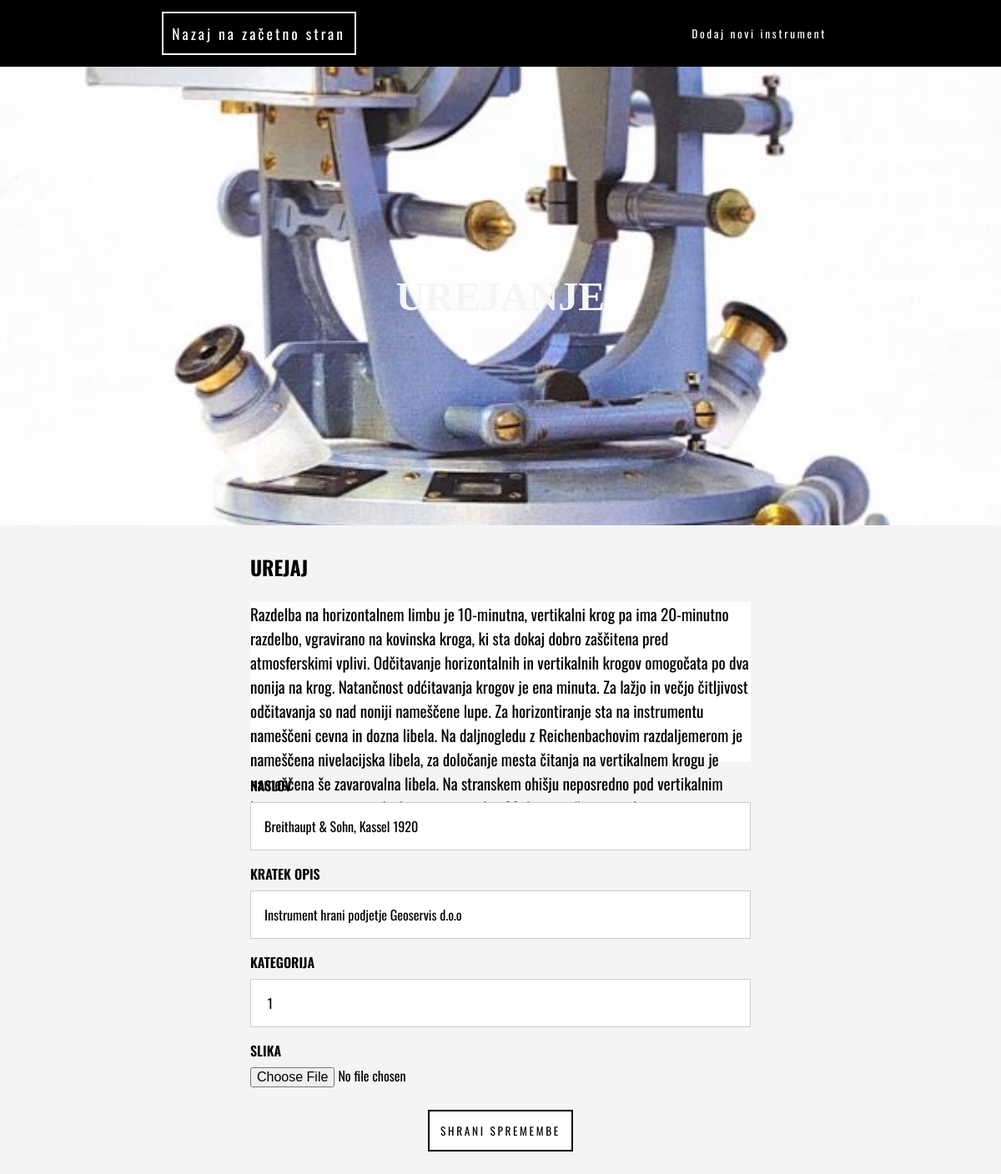
/Aplikacija/editArticle.php?id=6, run on the app's committed database.
### tables this page shows
CREATE TABLE `muzej` (
  `id` int(11) NOT NULL,
  `cover_photo` varchar(255) NOT NULL,
  `title` varchar(255) NOT NULL,
  `short_description` varchar(255) NOT NULL,
  `content` longtext NOT NULL,
  `created_at` timestamp NOT NULL DEFAULT current_timestamp(),
  `deleted` tinyint(1) NOT NULL DEFAULT 0,
  `category` int(11) NOT NULL,
  `main_category` int(11) DEFAULT NULL,
  `year` int(11) NOT NULL
);

### Aplikacija/editArticle.php (the view, shortened to what this page needs)
<nav>
    <h1><a href="./index.php">Nazaj na začetno stran</a></h1>
    <button onClick="window.open('./newArticle.php', '_self')">Dodaj novi instrument</button>
</nav>
<?php
    $dbo = new PDO('mysql:host=localhost;dbname=konacno;charset=utf8', 'root', '');
    $instrument = $dbo->prepare("
        SELECT *
        FROM muzej
        WHERE id = :article_id
    ");
    $instrument->execute([ 'article_id' => $_GET['id'] ]);
    $instrument = $instrument->fetch(PDO::FETCH_ASSOC);
    $imeslike = $instrument['cover_photo'];
    $heading = "Urejanje";
    include './includes/header.php';
    include './includes/jumbotron.php';
    $vsiinstrumenti = $dbo->prepare("
        SELECT *
        FROM muzej
        WHERE id = :id
    ");
    $vsiinstrumenti->execute([
        'id' => $_GET['id'],
    ]);
    $vsiinstrumenti = $vsiinstrumenti->fetch(PDO::FETCH_ASSOC);
    ?>
    <link href="//cdn.quilljs.com/1.3.6/quill.snow.css" rel="stylesheet">
    <link href="./styles/newArticle.css" rel="stylesheet">
    <div class="newArticle__container">
        <h2>UREJAJ</h2>
        <div class="html-editor-bubble" id="quillEditorBubble"><?php echo $vsiinstrumenti['content'] ?></div>
        <form action="./db/updateArticle.php" id="newArticleForm" method="post" enctype="multipart/form-data">
            <div>
                <label>NASLOV</label>
                <input type="text" name="title" value="<?php echo $vsiinstrumenti['title'] ?>" required />
            </div>
            <div>
                <label>KRATEK OPIS</label>
                <input type="text" name="short_description" value="<?php echo $vsiinstrumenti['short_description'] ?>" required />
            </div>
            <div>
                <label>KATEGORIJA</label>
                <input type="text" name="category"  value=" <?php echo $vsiinstrumenti['category'] ?>" required />
            </div>
            <div>
                <label>SLIKA</label>
                <input type="file" name="cover_photo" accept="image/png, image/jpeg" required />
            </div>
            <button class="submit_button" onClick="window.open('./article.php?id=<?php echo $_GET['id']; ?>', '_self')">SHRANI SPREMEMBE</button>
        </form>
    </div>

### Aplikacija/includes/jumbotron.php
<div class="jumbotron" style="background-image: url('./images/<?php echo $imeslike; ?>')">
    <div class="jumbotron__central">
        <h2><?php echo $heading; ?></h2>
    </div>
</div>

### Aplikacija/styles/main.css (style rules this page uses)
* { padding: 0; margin: 0; }
html { font-family: Oswald, Helvetica, sans-serif; }
body { background: #f4f4f4; }
nav { height: 5em; display: flex; align-items: center; justify-content: space-around; background: #000; }
nav h1 { color: white; font-size: 1.1em; font-weight: 400; letter-spacing: 3px; }
nav h1 a { border: 2px solid #fff; padding: 0.6em 0.6em; background:transparent; color: white; text-decoration: none; }
button { border: 2px solid black; background: transparent; color: white; padding: 1em 1em; font-family: Oswald, Helvetica, sans-serif; letter-spacing: 0.2em; outline: none; }
.jumbotron { display: flex; align-items: center; justify-content: center; height: 550px; background-size: cover; background-position: center; }
.jumbotron__central { font-family: "Papyrus", fantasy; color: whitesmoke; font-size: 2em; padding: 20px; text-transform: uppercase; }
.submit_button { background: #fff; color: #000; border: 2px solid #000; display: flex; margin: 0 auto; margin-top: 2em; margin-bottom: 2em; }

### Aplikacija/styles/newArticle.css (style rules this page uses)
.newArticle__container { width: 50%; margin: 0 auto; padding-top: 2em; }
.newArticle__container h2 { margin-bottom: 1em; }
.html-editor-bubble { height: 10em; font-family: Oswald, Helvetica, sans-serif; font-size: 1.2em; background: white; }
form div { display: flex; flex-direction: column; margin-top: 1em; }
form input { font-family: Oswald, Helvetica, sans-serif; font-size: 1em; line-height: 0.5em; }
form label { font-weight: 600; }
form div:not(:nth-last-of-type(1)) input { border: 1px solid #ccc; padding: 1em 1em; outline: none; margin-top: 0.5em; }
form div:nth-last-of-type(1) input { margin-top: 0.5em; }
.submit_button { background: #fff; color: #000; border: 2px solid #000; display: flex; margin: 0 auto; margin-top: 2em; margin-bottom: 2em; }

### data on the page
muzej: cover_photo (picture), content "Razdelba na horizontalnem limbu je 10-minutna, vertikalni krog pa ima 20-minutno razdelbo, vgravirano na kovinska kroga, ki sta dokaj dobro zaščitena pred atmosferskimi vplivi. Odčitavanje horizontalnih in vertikalnih krogov omogočata po dva nonija na krog. Natančnost odćitavanja krogov je ena minuta. Za lažjo in večjo čitljivost odčitavanja so nad noniji nameščene lupe. Za horizontiranje sta na instrumentu nameščeni cevna in dozna libela. Na daljnogledu z Reichenbachovim razdaljemerom je nameščena nivelacijska libela, za določanje mesta čitanja na vertikalnem krogu je nameščena še zavarovalna libela. Na stranskem ohišju neposredno pod vertikalnim…", title "Breithaupt & Sohn, Kassel 1920", short_description "Instrument hrani podjetje Geoservis d.o.o", category "1"

### other printed values
$heading "UREJANJE"
